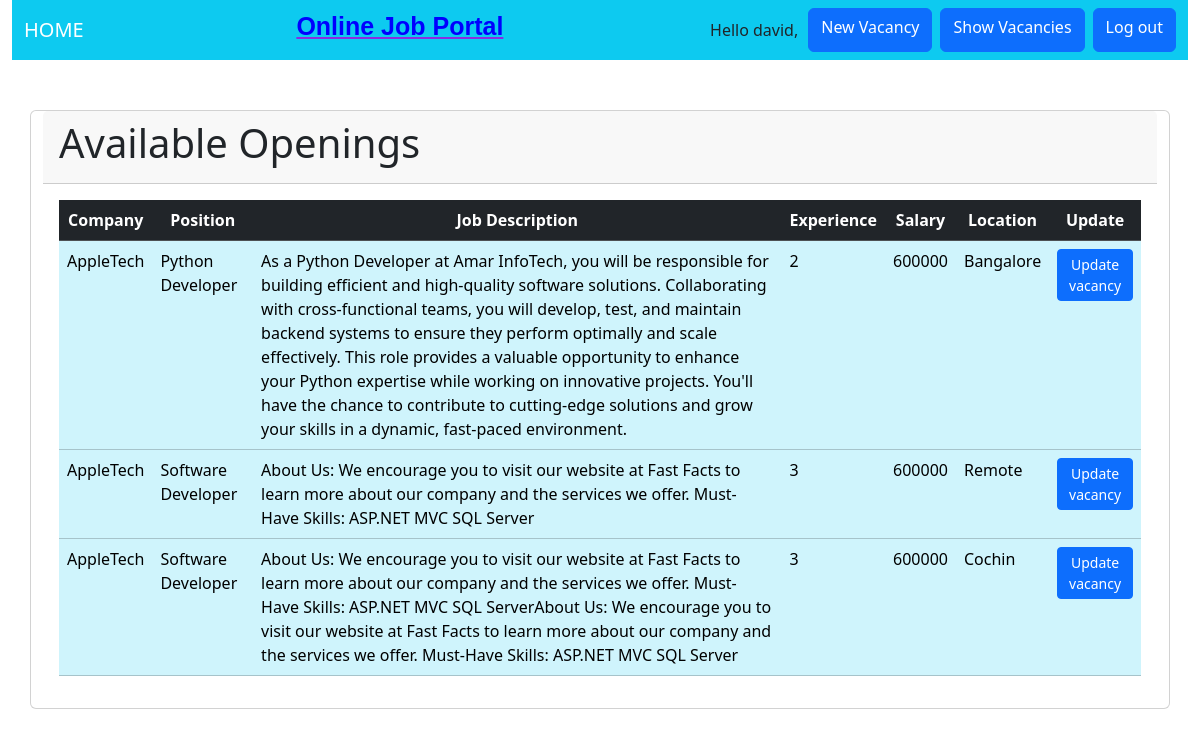
/show_vacancy/ (signed in), run on the app's committed database.
### jobportal_app/models.py (models this page shows, shortened)
class Vacancy(models.Model):
    company = models.ForeignKey(Company, related_name='vacancies', on_delete=models.CASCADE)
    position = models.CharField(max_length=200,null=True)
    description = models.TextField(max_length=2000, null=True)
    experience = models.IntegerField(null=True)
    salary =models.IntegerField(null=True)
    location = models.CharField(max_length=2000, null=True)

class Company(models.Model):
    name = models.CharField(max_length=200, unique=True)
    location =models.CharField(max_length=50, null=True)
    def __str__(self):
        return self.name if self.name else "Unnamed Company"

### jobportal_app/views.py (the view)
# urls.py: path('show_vacancy/',views.show_vacancy, name='show_vacancy'),
def show_vacancy(request):
    hr = HR.objects.get(user=request.user)
    company_name= hr.company
    vacancies = Vacancy.objects.filter(company=company_name)
    if vacancies.exists():
        return render(request, "show_vacancy.html", {'vacancies':vacancies})
    else:
        return redirect('new_vacancy',request.user)

### jobportal_app/templates/show_vacancy.html (shortened to what this page needs)
{% extends "base.html" %}
{% block content %}
<div class="container card">
    <div class="card-header">
        <h1> Available Openings </h1>
    </div>
    <div class="card-body">
        <table class="table table-hover">
            <tr class="table-dark" style="text-align: center;">
                <th> Company</th>
                <th> Position</th>
                <th> Job Description</th>
                <th> Experience</th>
                <th> Salary</th>
                <th> Location</th>
                <th> Update</th>
            </tr>
            {% for vacancy in vacancies %}
            <tr class="table-info">
                <td> {{vacancy.company}}</td>
                <td> {{vacancy.position}}</td>
                <td> {{vacancy.description}}</td>
                <td> {{vacancy.experience}}</td>
                <td> {{vacancy.salary}}</td>
                <td> {{vacancy.location}}</td>
                <td> <a class="btn btn-sm btn-primary" href="{% url 'update_vacancy' vacancy_id=vacancy.id %}">Update vacancy </a>
                </td>
            </tr>
            {% endfor %}
        </table>
    </div>
</div>
{% endblock %}

### jobportal_app/templates/base.html (shortened to what this page needs)
{% load static %}
<!DOCTYPE html>
<html>
    <head>
        <link href="https://cdn.jsdelivr.net/npm/bootstrap@5.3.3/dist/css/bootstrap.min.css" rel="stylesheet">
    </head>
    <body>
        <div class="container-fluid" style="padding-bottom: 50px;">
            <nav class="navbar navbar-dark bg-info">
                <div class="container-fluid">
                  <a class="navbar-brand mb-0 h1" href="{% url 'home' %}" >HOME</a>
                  <h2 style="color:blue; font-size: 25px; font-weight: bold; font-family:'Gill Sans', 'Gill Sans MT', Calibri, 'Trebuchet MS', sans-serif; text-decoration: underline;text-decoration-color:blueviolet;">Online Job Portal</h2>
                  <form class="d-flex justify-content-end">
                    {% block nav-section %}
                    {% if request.user.is_authenticated %}
                        <span style="margin: 10px;"> Hello {{request.user}}, </span>
                        <a class="btn btn-primary me-2" href="{% url 'new_vacancy' name=request.user %}" role="button">New Vacancy</a>
                        <a class="btn me-2 btn-primary" href="{% url 'show_vacancy' %}" role="button">Show Vacancies</a>
                        <a class="btn btn-primary" href="{% url 'logoutUser' %}" role="button">Log out</a>
                    {% else %}
                        <a class="btn btn-primary me-2" href="{% url 'loginUser' %}" role="button">Log in</a>
                        <a class="btn btn-sm btn-secondary" href="{% url 'register' %}" role="button">Register</a>
                    {% endif %}
                    {% endblock %}
                  </form>
                </div>
            </nav>
        </div>
        {% block content%}{% endblock %}
    </body>
</html>

### data on the page
Vacancy: company "AppleTech", position "Python Developer", description "As a Python Developer at Amar InfoTech, you will be responsible for building efficient and high-quality software solutions. Collaborating with cross-functional teams, you will develop, test, and maintain backend systems to ensure they perform optimally and scale effectively. This role provides a valuable opportunity to enhance your Python expertise while working on innovative projects. You'll have the chance to contribute to cutting-edge solutions and grow your skills in a dynamic, fast-paced environment.", experience "2", salary "600000", location "Bangalore"
Vacancy: company "AppleTech", position "Software Developer", description "About Us: We encourage you to visit our website at Fast Facts to learn more about our company and the services we offer. Must-Have Skills: ASP.NET MVC SQL Server", experience "3", salary "600000", location "Remote"
Vacancy: company "AppleTech", position "Software Developer", description "About Us: We encourage you to visit our website at Fast Facts to learn more about our company and the services we offer. Must-Have Skills: ASP.NET MVC SQL ServerAbout Us: We encourage you to visit our website at Fast Facts to learn more about our company and the services we offer. Must-Have Skills: ASP.NET MVC SQL Server", experience "3", salary "600000", location "Cochin"

### other printed values
{{ request.user }} "david"
